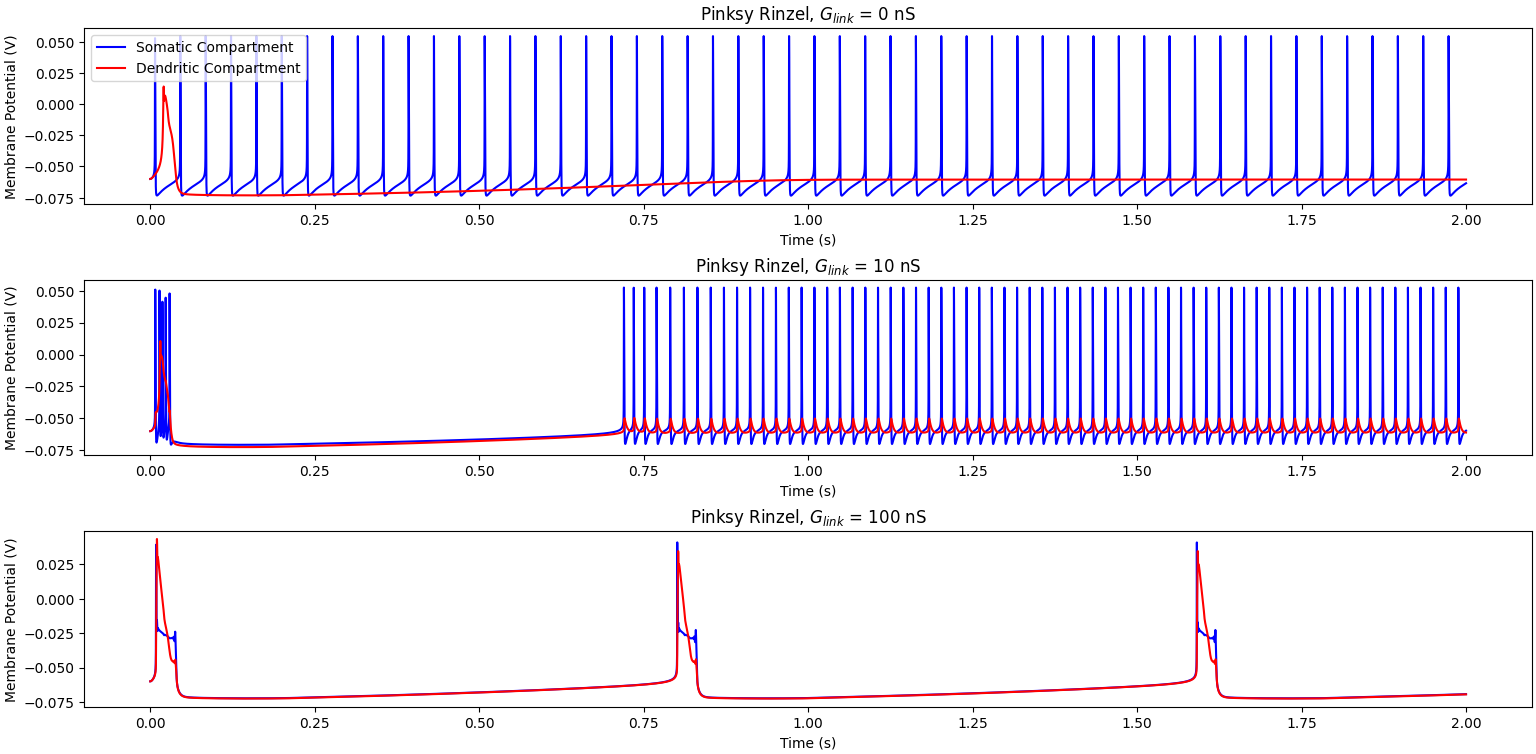

This figure's Python source:
import random as r
import numpy as np
import matplotlib.pyplot as plt
import math as math

def PR(Glink = 50e-9):
    ### parameters ###
    somaArea = 1/3
    somaticLeakCond = somaArea * 5e-9 #S
    maxNaCond = somaArea * 3e-6 #S
    maxDelayedRectifierCond = somaArea * 2e-6 #S
    somaCapacitance = somaArea * 100e-12 #F
    somaIapp = 0

    dendriteArea = 1 - somaArea
    dendriticLeakCond = dendriteArea * 5e-9 #S
    maxCaCond = dendriteArea * 2e-6 #S
    maxKCaCond = dendriteArea * 2.5e-6 #S
    maxKAHPCond = dendriteArea * 40e-9 #S
    dendriteCapacitance = dendriteArea * 100e-12 #F
    dendriteIapp = 0

    linkCond = Glink #S

    NaPot = 60e-3 #V
    CaPot = 80e-3 #V
    taoCa = 50e-3 #S
    KPot = -75e-3 #V
    leakPot = -60e-3 #V

    kConvert = 5e6/dendriteArea #MC^-1

    ### vectors ###
    dt = 0.2e-6 #s
    duration = 2 #s
    time = np.arange(0,duration+dt, dt)

    Vs = np.ones(len(time)) * leakPot
    Vd = np.ones(len(time)) * leakPot
    m = np.ones(len(time)) * 0
    h = np.ones(len(time)) * 0
    n = np.ones(len(time)) * 0
    mCa = np.ones(len(time)) * 0
    mKCa =np.ones(len(time)) * 0
    mKAHP = np.ones(len(time)) * 0
    Ca = np.ones(len(time)) * 0 # concentration

    ### rate constants for gating variables ###
    def alphaM(Vs):
        return (320*10**3*(Vs+0.0469)) / (1-math.exp(-250*(Vs+0.0469)))
    def betaM(Vs):
        return (280*10**3*(Vs+0.0199)) / (math.exp(200*(Vs+0.0199))-1)

    def alphaH(Vs):
        return 128*math.exp(-(Vs+0.043)/0.018)
    def betaH(Vs):
        return 4000/(1+math.exp(-200*(Vs+0.020)))

    def alphaN(Vs):
        return (16e3*(Vs+0.0249))/(1-math.exp(-200*(Vs + 0.0249)))
    def betaN(Vs):
        return 250*math.exp(-25*(Vs+0.040))

    def alphaMCa(Vd):
        return 1600/(1+math.exp(-72*(Vd-0.005)))
    def betaMCa(Vd):
        return (2e4*(Vd+0.0089)) / (math.exp(200*(Vd+0.0089))-1)

    def alphaMKCa(Vd):
        if Vd > -0.010:
            return 2000*math.exp(-(Vd+0.0535)/0.027)
        else:
            return math.exp((Vd+0.05)/0.011-(Vd+0.0535)/0.027) / 0.018975
    def betaMKCa(Vd):
        if Vd > -0.010:
            return 0
        else:
            return 2000*math.exp(-(Vd+0.0535)/0.027) - alphaMKCa(Vd)

    def X(i):
        return min([4000*Ca[i], 1])

    def alphaMKAHP(i):
        return min([20, 20000*Ca[i]])
    betaMKAHP = 4

    ### ODEs ###a
    def VsDot(i):
        return (somaticLeakCond*(leakPot-Vs[i]) + maxNaCond*m[i]**2*h[i]*(NaPot-Vs[i]) + maxDelayedRectifierCond*n[i]**2*(KPot-Vs[i]) + linkCond*(Vd[i]-Vs[i]) + somaIapp)/somaCapacitance
    def mDot(i):
        return alphaM(Vs[i])*(1-m[i]) - betaM(Vs[i])*m[i]
    def hDot(i):
        return alphaH(Vs[i])*(1-h[i]) - betaH(Vs[i])*h[i]
    def nDot(i):
        return alphaN(Vs[i])*(1-n[i]) - betaN(Vs[i])*n[i]

    def VdDot(i):
        return (dendriticLeakCond*(leakPot-Vd[i]) + maxCaCond*mCa[i]**2*(CaPot-Vd[i]) + maxKCaCond*mKCa[i]*X(i)*(KPot-Vd[i]) + maxKAHPCond*mKAHP[i]*(KPot-Vd[i]) - linkCond*(Vd[i]-Vs[i]) + dendriteIapp)/dendriteCapacitance
    def mCaDot(i):
        return alphaMCa(Vd[i])*(1-mCa[i]) - betaMCa(Vd[i])*mCa[i]
    def mKCaDot(i):
        return alphaMKCa(Vd[i])*(1-mKCa[i]) - betaMKCa(Vd[i])*mKCa[i]
    def mKAHPDot(i):
        return alphaMKAHP(i)*(1-mKAHP[i]) - betaMKAHP*mKAHP[i]

    def caDot(i):
        return -Ca[i]/taoCa+kConvert*maxCaCond*mCa[i]**2*(CaPot-Vd[i])

    ### Forward Euler ###
    canSpike = True
    for i in range(1, len(time)):
        Vs[i] = Vs[i-1] + dt*VsDot(i-1)
        m[i] = m[i-1] + dt*mDot(i-1)
        h[i] = h[i-1] + dt*hDot(i-1)
        n[i] = n[i-1] + dt*nDot(i-1)
        Vd[i] = Vd[i-1] + dt*VdDot(i-1)
        mCa[i] = mCa[i-1] + dt*mCaDot(i-1)
        mKCa[i] = mKCa[i-1] + dt*mKCaDot(i-1)
        mKAHP[i] = mKAHP[i-1] + dt*mKAHPDot(i-1)
        Ca[i] = Ca[i-1] + dt*caDot(i-1)
        if Vs[i] < -30e-3:
            canSpike = True
        if Vs[i] > -10e-3 and canSpike:
            print("spiked", time[i])
            canSpike = False
    
    return time, Vs, Vd

plt.figure(layout = 'constrained')

time, Vs, Vd = PR(Glink = 0e-9)
plt.subplot(311)
plt.plot(time, Vs, 'b-', label = "Somatic Compartment")
plt.plot(time, Vd, 'r-',label = 'Dendritic Compartment')
plt.ylabel('Membrane Potential (V)')
plt.xlabel('Time (s)')
plt.title("Pinksy Rinzel, $G_{link}$ = 0 nS")
plt.legend(loc = 'upper left')

time, Vs, Vd = PR(Glink = 10e-9)
plt.subplot(312)
plt.plot(time, Vs, 'b-', label = "Somatic Compartment")
plt.plot(time, Vd, 'r-',label = 'Dendritic Compartment')
plt.ylabel('Membrane Potential (V)')
plt.xlabel('Time (s)')
plt.title("Pinksy Rinzel, $G_{link}$ = 10 nS")

time, Vs, Vd = PR(Glink = 100e-9)
plt.subplot(313)
plt.plot(time, Vs, 'b-', label = "Somatic Compartment")
plt.plot(time, Vd, 'r-',label = 'Dendritic Compartment')
plt.ylabel('Membrane Potential (V)')
plt.xlabel('Time (s)')
plt.title("Pinksy Rinzel, $G_{link}$ = 100 nS")

plt.show()
